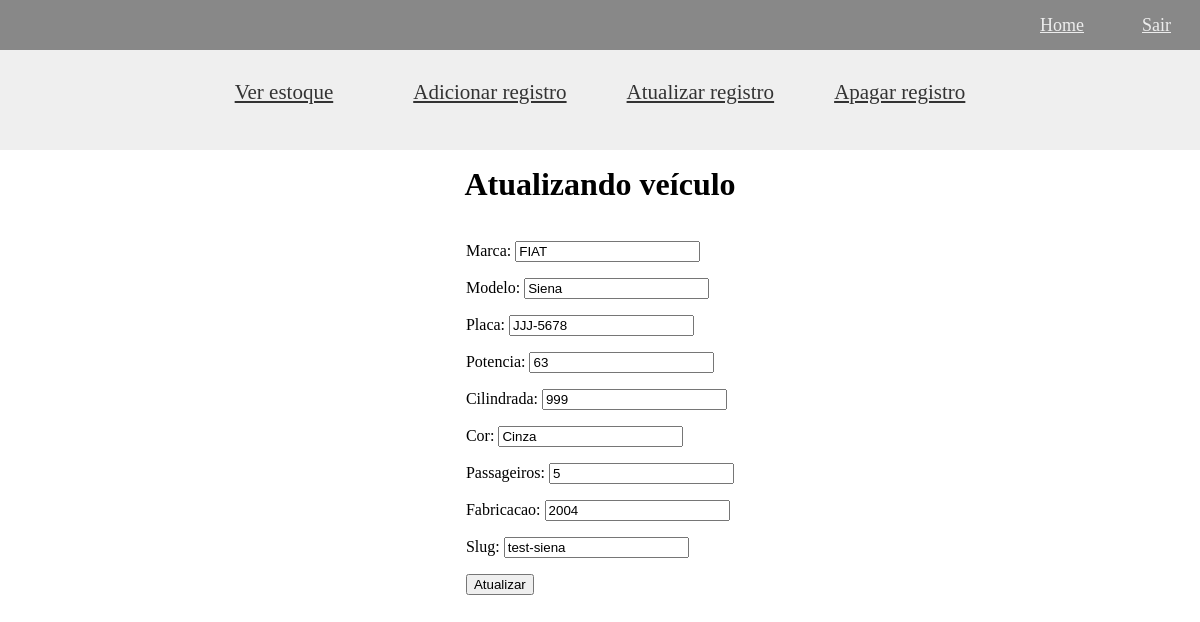
The page /concessionaria/manage/atualizar-registro/4 (signed in) on the database its author committed.
### carros/models.py (models this page shows, shortened)
class Carro(models.Model):
    marca = models.CharField(max_length=255)
    modelo = models.CharField(max_length=255)
    slug = models.SlugField(max_length=255, unique=True)
    placa = models.CharField(max_length=8, unique=True)
    potencia = models.IntegerField()
    cilindrada = models.CharField(max_length=4)
    cor = models.CharField(max_length=30)
    passageiros = models.IntegerField()
    publicacao = models.DateTimeField(auto_now_add=True)
    fabricacao = models.IntegerField()

### carros/views.py (the view)
# urls.py: path('manage/atualizar-registro/<int:id>', views.editarVeiculo, name='atualizar'),
@login_required
def editarVeiculo(request, id):
    edit = get_object_or_404(Carro, pk=id)
    form = CarForm(instance=edit)
    if(request.method == 'POST'):
        form = CarForm(request.POST, instance=edit)
        if form.is_valid():
            edit.save()
            return redirect('/')
        else:
            return render(request, 'atualizar.html',{'form': form, 'edit':edit})
    else:
        return render(request, 'atualizar.html',{'form': form, 'edit':edit})

### carros/forms.py
class CarForm(forms.ModelForm):
    class Meta:
        model = Carro
        fields = ('marca', 'modelo', 'placa', 'potencia', 'cilindrada', 'cor', 'passageiros', 'fabricacao', 'slug')

### carros/templates/atualizar.html (shortened to what this page needs)
{% extends 'base.html' %}
{% block content %}
<div id="header">
    <a style="cursor: pointer; padding: 0 30px" href="/concessionaria">Ver estoque</a>
    <a style="cursor: pointer; padding: 0 30px; margin-left: 20px" href="/concessionaria/adicionar-registro">Adicionar
        registro</a>
    <a style="cursor: pointer; padding: 0 30px" href="{{ carro.get_absolute_url }}">Atualizar registro</a>
    <a style="cursor: pointer; padding: 0 30px" href="/concessionaria">Apagar registro</a>
</div>
<div id="form">
    <h1>Atualizando veículo</h1>
    <form method='POST'>
        {{ form.as_p }}
        <input type="submit" value="Atualizar">
    </form>
</div>
{% endblock %}

### carros/static/css/home.css (style rules this page uses)
#header { display: flex; justify-content: center; align-items: center; padding: 30px; margin-bottom: 10px; }
body { background-color: #fff; margin: 0; padding: 0; }
#content a { font-size: 21px; color: #333 }
#form { display: flex; flex-direction: column; align-items: center; justify-content: center; }

### rows shown on the page
Carro: marca "FIAT", modelo "Siena", placa "JJJ-5678", potencia "63", cilindrada "999", cor "Cinza", passageiros "5", fabricacao "2004", slug "test-siena"
